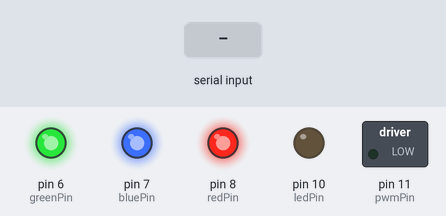
Bench run of a sketch on a simulated Arduino Uno, built with avr-gcc and run on an emulated ATmega328P. Shown: switched loads named in the sketch (green lamp = pin HIGH), output pins drawn as LEDs (lit = HIGH). Inputs (shaded band) come from the test bench.

Above: at 1.2 s.
1.3 s: byte 0 (0) received over Serial
At 2.5 s:
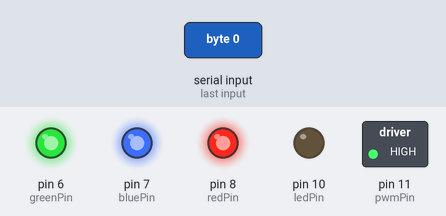
Timing chart, 0 to 4.3 s (numbered marks = the images above; inputs shaded):
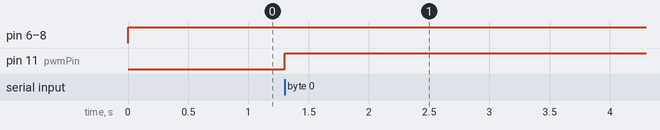

Measured:
- after the input at 1.3 s, pin 11 (pwmPin): LOW → HIGH at once

The sketch:

stringin_itV0_6.pde
```cpp
const int pwmPin = 11;      // the pin that the DC Motor's Connected to
const int ledPin = 10;      // The pin that the led power is connected to
const int redPin = 8;       // To Base on red transistor
const int bluePin = 7;      // To Base on blue transistor
const int greenPin = 6;     // // To Base on green transistor


int redOn = HIGH; //Sets Status of Light's (On or Off)
int blueOn = HIGH;
int greenOn = HIGH;

int arrayCheck;
int monomeArray[3] = {0, 0, 0};  // Stores Array of Data from monome
int intervalStrobe = 0; // Interval at which to blink
long previousMillis = 0;  //Stores last time LED was updated
int pwm;
int led;

 void setup()
 {
   // initialize the serial communication:
   Serial.begin(9600);
   // initialize the Pins as output:
   pinMode(pwmPin, OUTPUT);
   pinMode(ledPin, OUTPUT);
   pinMode(redPin, OUTPUT);
   pinMode(bluePin, OUTPUT);
   pinMode(greenPin, OUTPUT);
 }

 void loop() {
   arrayCheck = Serial.read();
   if(arrayCheck == 0){          //Read Array of Data from Monome via serial
     monomeArray[0] = Serial.read();
     monomeArray[1] = Serial.read();
     monomeArray[2] = Serial.read();
   }

   pwm = monomeArray[0];  //Sets Value for DC motor control
   intervalStrobe = monomeArray[2];  //Sets value for Strobe

   if (millis() - previousMillis > intervalStrobe){
     previousMillis = millis();
     if(led == 0){
       led = monomeArray[1];
     }
     else if(intervalStrobe == 0){
       led = monomeArray[1];
     }
     else{
       led = 0;
     }
   }
   analogWrite(pwmPin, pwm);
   analogWrite(ledPin, led);
   //Send PWM values to DC motor and LED Collective
   digitalWrite(redPin, redOn);
   digitalWrite(bluePin, blueOn);
   digitalWrite(greenPin, greenOn);
   // Sends data to each individual light to check on or off
 }
```
